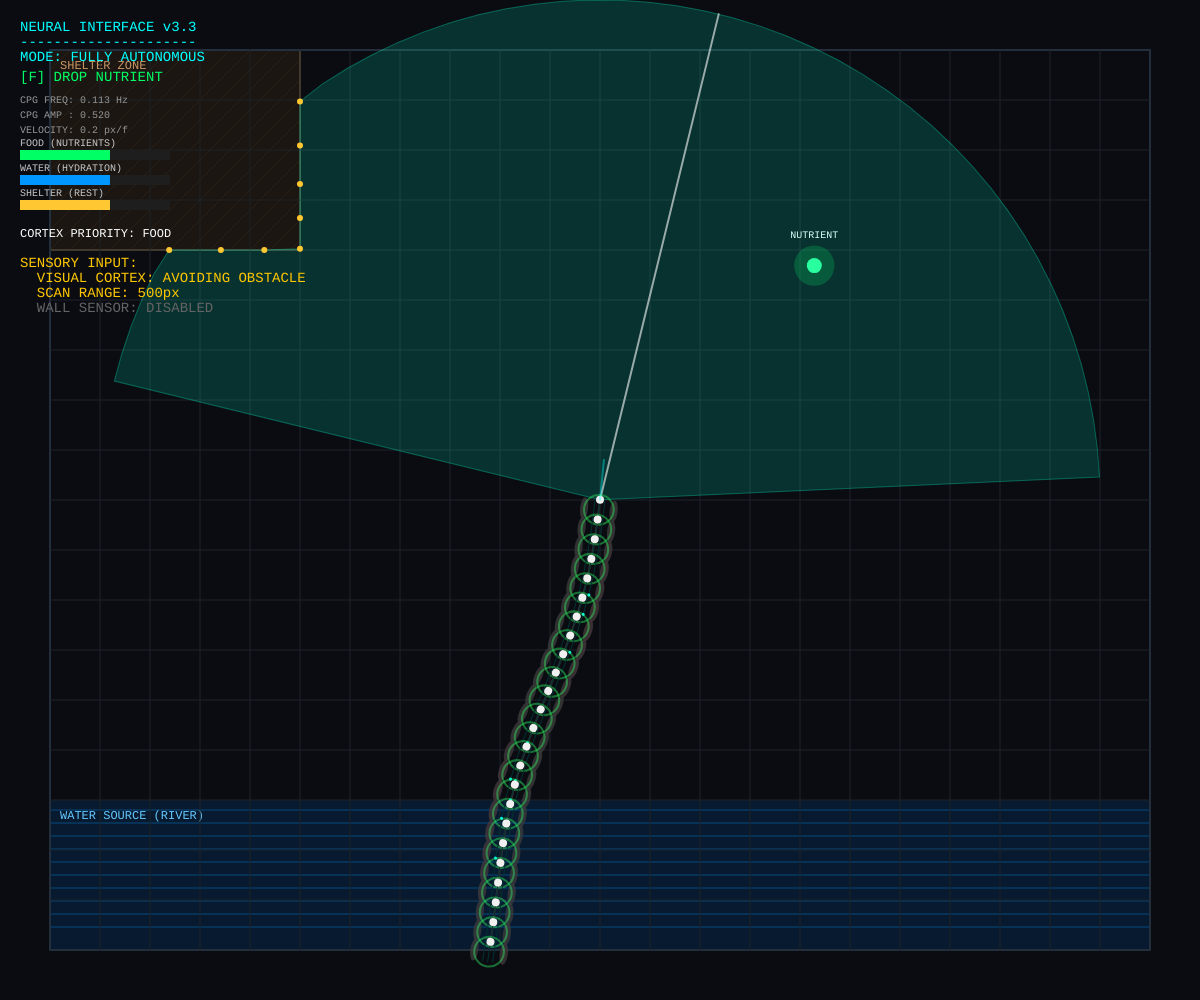
Frame 1 (no input)
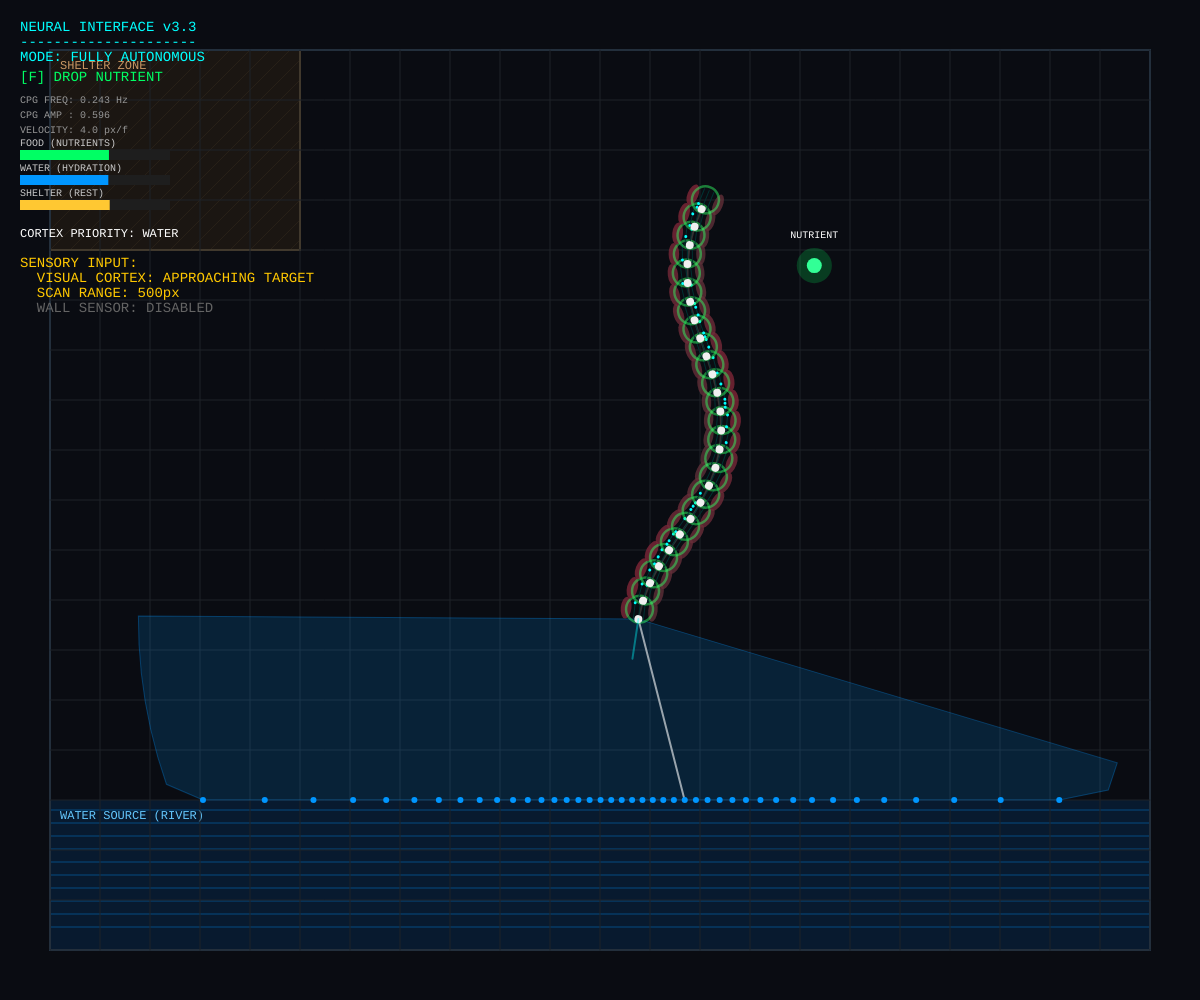
Frame 60 (no input)
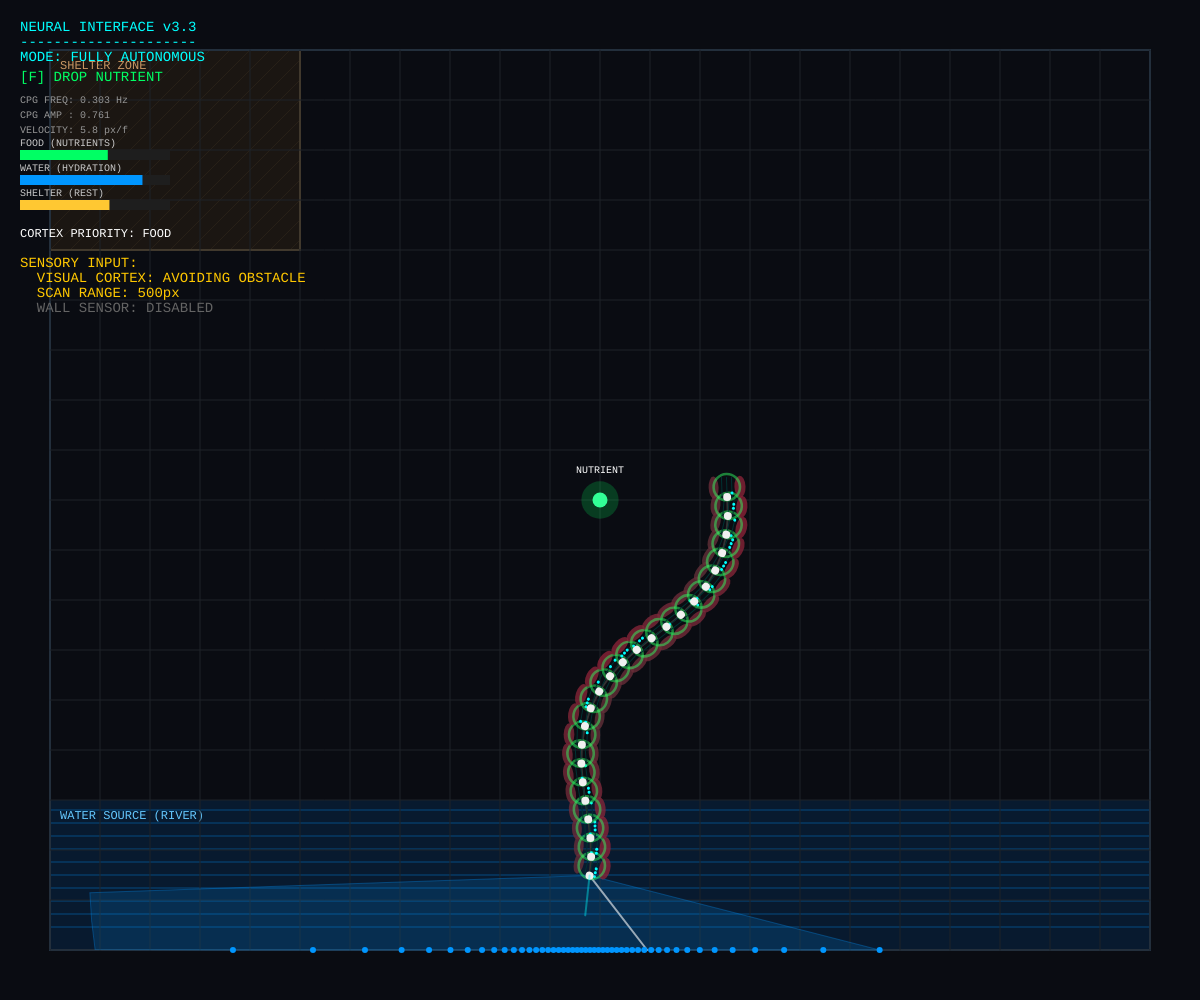
Frame 120 (the mouse pressed at the canvas centre since frame 60)

The p5.js sketch that drew these frames (run headless with seeded random() and noise() and a simulated clock; from frame 60 on, the mouse is pressed at the canvas centre):

// p5.js sketch
// ── sketch.js
let snake;
let font;

// Biological Needs / Environment objects
let foodPos;
let riverZone;
let shelterZone;

function setup() {
  createCanvas(windowWidth, windowHeight);

  // Define Environment Zones
  riverZone = { x: 50, y: height - 200, w: width - 100, h: 150 };
  shelterZone = { x: 50, y: 50, w: 250, h: 200 };
  spawnFood();

  // Create a snake with 24 segments, segment length 20
  snake = new Snake(24, 20);
  textFont('Courier New');
}

function spawnFood() {
  let margin = 100;
  let x = random(margin, width - margin);
  let y = random(margin, height - margin);
  foodPos = createVector(x, y);
}

function draw() {
  background(10, 12, 18);

  // Draw Environment (River, Shelter, Boundary)
  drawEnvironment();

  // Draw Food
  drawFood();

  // Update Snake (Autonomous)
  snake.update();
  snake.show();

  drawInterface();
}

function windowResized() {
  resizeCanvas(windowWidth, windowHeight);
  riverZone = { x: 50, y: height - 200, w: width - 100, h: 150 };
  // Note: Snake bounds are dynamic in update loop, so no extra resize logic needed for snake
}

function keyPressed() {
  // Press 'F' to drop nutrients in front of the snake
  if (key === 'f' || key === 'F') {
    dropFoodInFront();
  }
}

function mousePressed() {
  // Also allow clicking to place food manually
  foodPos = createVector(mouseX, mouseY);
}

function dropFoodInFront() {
  if (!snake) return;

  // Calculate position in front of snake
  let dropDistance = 200;
  let dropVector = p5.Vector.fromAngle(snake.heading);
  dropVector.mult(dropDistance);
  dropVector.add(snake.pos);

  // Constrain to "Lab" walls
  dropVector.x = constrain(dropVector.x, 60, width - 60);
  dropVector.y = constrain(dropVector.y, 60, height - 60);

  foodPos = dropVector;

  // Visual feedback ring
  stroke(255);
  noFill();
  ellipse(foodPos.x, foodPos.y, 100, 100);
}

function drawEnvironment() {
  // 1. Draw River (Water Source)
  noStroke();
  fill(0, 100, 200, 40);
  rect(riverZone.x, riverZone.y, riverZone.w, riverZone.h);

  // River flow visual effect
  stroke(0, 150, 255, 50);
  strokeWeight(2);
  let time = millis() * 0.001;
  for (let i = 0; i < 10; i++) {
    let y = map(i, 0, 10, riverZone.y + 10, riverZone.y + riverZone.h - 10);
    let xOffset = sin(time + i) * 20;
    line(riverZone.x, y, riverZone.x + riverZone.w, y);
  }

  // 2. Draw Shelter (Box)
  fill(40, 30, 20, 150); // Dark cave-like
  stroke(100, 80, 50);
  strokeWeight(2);
  rect(shelterZone.x, shelterZone.y, shelterZone.w, shelterZone.h);

  // Shelter hatching
  stroke(100, 80, 50, 50);
  strokeWeight(1);
  for(let i = 0; i < shelterZone.w + shelterZone.h; i+=20) {
     let x1 = shelterZone.x + i;
     let y1 = shelterZone.y;
     let x2 = shelterZone.x;
     let y2 = shelterZone.y + i;
     // Clip lines to box
     if (x1 > shelterZone.x + shelterZone.w) {
       y1 += (x1 - (shelterZone.x + shelterZone.w));
       x1 = shelterZone.x + shelterZone.w;
     }
     if (y2 > shelterZone.y + shelterZone.h) {
       x2 += (y2 - (shelterZone.y + shelterZone.h));
       y2 = shelterZone.y + shelterZone.h;
     }
     line(x1, y1, x2, y2);
  }

  noStroke();
  fill(200, 150, 100);
  textSize(12);
  textAlign(LEFT, TOP);
  text("SHELTER ZONE", shelterZone.x + 10, shelterZone.y + 10);

  fill(100, 200, 255);
  text("WATER SOURCE (RIVER)", riverZone.x + 10, riverZone.y + 10);

  // 3. Draw the bounding box (Lab Walls)
  stroke(40, 60, 80);
  strokeWeight(2);
  noFill();
  rect(50, 50, width - 100, height - 100);

  // Grid lines for "lab" feel
  stroke(30, 35, 40);
  strokeWeight(1);
  for(let x = 50; x <= width - 50; x += 50) line(x, 50, x, height - 50);
  for(let y = 50; y <= height - 50; y += 50) line(50, y, width - 50, y);
}

function drawFood() {
  if (!foodPos) return;

  // Pulsing organic food
  let pulse = sin(millis() * 0.005) * 5;
  noStroke();

  // Outer glow
  fill(0, 255, 100, 50);
  ellipse(foodPos.x, foodPos.y, 40 + pulse, 40 + pulse);

  // Core
  fill(50, 255, 150);
  ellipse(foodPos.x, foodPos.y, 15, 15);

  fill(255);
  textAlign(CENTER, CENTER);
  textSize(10);
  text("NUTRIENT", foodPos.x, foodPos.y - 30);
}

function drawInterface() {
  // HUD
  fill(0, 255, 255);
  noStroke();
  textSize(14);
  textAlign(LEFT, TOP);
  text("NEURAL INTERFACE v3.3", 20, 20);
  text("---------------------", 20, 35);
  text("MODE: FULLY AUTONOMOUS", 20, 50);

  // Controls
  fill(0, 255, 100);
  text("[F] DROP NUTRIENT", 20, 70);

  // CPG Stats (Internal)
  fill(150);
  textSize(10);
  text(`CPG FREQ: ${snake.cpg.freq.toFixed(3)} Hz`, 20, 95);
  text(`CPG AMP : ${snake.cpg.amp.toFixed(3)}`, 20, 110);
  text(`VELOCITY: ${snake.speed.toFixed(1)} px/f`, 20, 125);

  // --- BIO NEEDS BARS ---
  let barX = 20;
  let barY = 150;
  let barW = 150;
  let barH = 10;
  let spacing = 25;

  drawBar(barX, barY, barW, barH, snake.needs.food, "FOOD (NUTRIENTS)", color(0, 255, 100));
  drawBar(barX, barY + spacing, barW, barH, snake.needs.water, "WATER (HYDRATION)", color(0, 150, 255));
  drawBar(barX, barY + spacing * 2, barW, barH, snake.needs.shelter, "SHELTER (REST)", color(255, 200, 50));

  // Current Priority
  fill(255);
  textSize(12);
  text(`CORTEX PRIORITY: ${snake.currentPriority.toUpperCase()}`, 20, 240);

  // Sensory Info
  fill(255, 200, 0);
  textSize(14);
  text("SENSORY INPUT:", 20, 270);
  let status = "CLEAR";
  if (snake.vision.detected) {
    status = "OBJECT DETECTED";
    // Check if we are ignoring the object due to needs
    let ignoring = true;
    for(let p of snake.vision.points) {
      if (p.type === 'wall') ignoring = false;
      if (p.type === 'water' && snake.currentPriority !== 'water') ignoring = false;
      if (p.type === 'shelter' && snake.currentPriority !== 'shelter') ignoring = false;
    }
    if (ignoring) status = "APPROACHING TARGET";
    else status = "AVOIDING OBSTACLE";
  }

  text(`  VISUAL CORTEX: ${status}`, 20, 285);
  text(`  SCAN RANGE: ${snake.vision.dist}px`, 20, 300);

  fill(100, 100, 100);
  text("  WALL SENSOR: DISABLED", 20, 315);
}

function drawBar(x, y, w, h, val, label, col) {
  // Label
  noStroke();
  fill(200);
  textSize(10);
  textAlign(LEFT, BOTTOM);
  text(label, x, y - 2);

  // Background
  fill(30);
  rect(x, y, w, h);

  // Fill
  fill(col);
  let fillW = map(val, 0, 100, 0, w);
  rect(x, y, fillW, h);

  // Warning flash if low
  if (val < 20 && frameCount % 30 < 15) {
    noFill();
    stroke(255, 0, 0);
    strokeWeight(2);
    rect(x - 2, y - 2, w + 4, h + 4);
  }
}

// ------------------------------------------------------------------
// BIOLOGICAL SIMULATION CLASSES
// ------------------------------------------------------------------

class Snake {
  constructor(numSegments, segLength) {
    this.segments = [];
    this.numSegments = numSegments;
    this.segLength = segLength;
    this.time = 0;

    // Locomotion Physics
    this.pos = createVector(windowWidth / 2, windowHeight / 2);
    this.heading = random(TWO_PI);
    this.speed = 0;
    this.margin = 60;

    // Internal Central Pattern Generator State
    this.cpg = {
      freq: 0.1,
      amp: 0.5,
      targetFreq: 0.1,
      targetAmp: 0.5
    };

    // Biological Needs (0 - 100)
    this.needs = {
      food: 60,
      water: 60,
      shelter: 60
    };

    this.currentPriority = "wandering";

    // Perception System
    this.vision = {
      dist: 500,
      fov: PI / 1.1,
      detected: false,
      scanT: 0,
      points: [],       // Stores {pos, type}
      readings: []      // Store ray readings for visualization {angle, dist, type}
    };

    for (let i = 0; i < numSegments; i++) {
      this.segments.push(new Vertebra(i, segLength));
    }
  }

  update() {
    // 1. Determine Needs & Priority
    this.evaluateNeeds();

    // 2. Adjust CPG (Brain) based on priority
    this.adjustCPG();

    // 3. Propagate Neural Signals & Physics
    this.time += this.cpg.freq;
    this.vision.scanT += 0.1;

    // Decay needs based on exertion
    this.updateMetabolism();

    // Steering Logic
    this.handleSteering();

    // Locomotion Physics (Muscles driving Speed)
    this.handleLocomotion();

    // Sensory Processing
    this.processVision();

    // Body Kinematics
    this.updateBody();
  }

  evaluateNeeds() {
    let sortedNeeds = [
      {type: 'food', val: this.needs.food},
      {type: 'water', val: this.needs.water},
      {type: 'shelter', val: this.needs.shelter}
    ].sort((a,b) => a.val - b.val);

    this.currentPriority = sortedNeeds[0].type;

    // If all needs are relatively high, just wander
    if (sortedNeeds[0].val > 80) this.currentPriority = 'wandering';
  }

  adjustCPG() {
    // Default wandering state
    let tf = 0.15; // Target Freq
    let ta = 0.4;  // Target Amp

    if (this.currentPriority === 'food') {
      // Hunt: Fast, high energy
      tf = 0.35;
      ta = 0.9;
    } else if (this.currentPriority === 'water') {
      // Travel: Steady, efficient
      tf = 0.25;
      ta = 0.6;
    } else if (this.currentPriority === 'shelter') {
      // Tired: Slow, dragging
      tf = 0.1;
      ta = 0.3;
    }

    // Check if actually inside the shelter to rest
    let inShelter = (this.pos.x > shelterZone.x && this.pos.x < shelterZone.x + shelterZone.w &&
                     this.pos.y > shelterZone.y && this.pos.y < shelterZone.y + shelterZone.h);

    if (inShelter && this.currentPriority === 'shelter') {
      tf = 0.02; // Barely moving (sleeping)
      ta = 0.1;
    }

    // Smoothly interpolate CPG values (Neuroplasticity/Reaction time)
    this.cpg.freq = lerp(this.cpg.freq, tf, 0.05);
    this.cpg.amp = lerp(this.cpg.amp, ta, 0.05);
  }

  handleSteering() {
    let target = createVector(width/2, height/2);

    // Set Target based on priority
    if(this.currentPriority === 'food' && foodPos) {
      target = foodPos.copy();
    } else if (this.currentPriority === 'water') {
      target = createVector(riverZone.x + riverZone.w/2, riverZone.y + riverZone.h/2);
    } else if (this.currentPriority === 'shelter') {
      target = createVector(shelterZone.x + shelterZone.w/2, shelterZone.y + shelterZone.h/2);
    } else if (this.currentPriority === 'wandering') {
      // Perlin noise wandering target
      target = createVector(
        noise(this.time * 0.1) * width,
        noise(this.time * 0.1 + 1000) * height
      );
    }

    // Calculate desired heading to target
    let desired = p5.Vector.sub(target, this.pos);
    let desiredHeading = desired.heading();

    // Smooth Steering
    let angleDiff = desiredHeading - this.heading;
    while (angleDiff < -PI) angleDiff += TWO_PI;
    while (angleDiff > PI) angleDiff -= TWO_PI;

    // Obstacle Avoidance Override
    if (this.vision.detected) {
      let avoidVec = createVector(0,0);
      let count = 0;

      for(let p of this.vision.points) {
        // Determine if we should avoid this point
        let shouldAvoid = true;

        // Don't avoid water if we are thirsty
        if (p.type === 'water' && this.currentPriority === 'water') shouldAvoid = false;
        // Don't avoid shelter if we need rest
        if (p.type === 'shelter' && this.currentPriority === 'shelter') shouldAvoid = false;

        if (shouldAvoid) {
          avoidVec.add(p.pos);
          count++;
        }
      }

      if (count > 0) {
        avoidVec.div(count);
        let avoidDir = p5.Vector.sub(this.pos, avoidVec);
        let avoidHeading = avoidDir.heading();

        let avoidDiff = avoidHeading - this.heading;
        while (avoidDiff < -PI) avoidDiff += TWO_PI;
        while (avoidDiff > PI) avoidDiff -= TWO_PI;

        angleDiff = avoidDiff * 2.5; // Stronger avoidance
      }
    }

    // Turn rate limit based on speed (higher speed = wider turn radius)
    let turnRate = map(this.speed, 0, 10, 0.1, 0.03);
    this.heading += constrain(angleDiff, -turnRate, turnRate);
  }

  handleLocomotion() {
    // Propulsion is generated by the muscles (Function of Freq * Amp)
    let muscleOutput = this.cpg.freq * this.cpg.amp;

    // Physical fatigue
    let fatigue = (300 - (this.needs.food + this.needs.water + this.needs.shelter)) / 300;
    let efficiency = map(fatigue, 0, 1, 1.0, 0.3);

    // Base speed derived from muscle output
    let targetSpeed = muscleOutput * 40 * efficiency;

    this.speed = lerp(this.speed, targetSpeed, 0.1);

    // Apply Velocity
    let vel = p5.Vector.fromAngle(this.heading);
    vel.mult(this.speed);
    this.pos.add(vel);

    // Wall Bouncing (Physical Limits)
    let hitWall = false;
    let v = p5.Vector.fromAngle(this.heading);

    if (this.pos.x < this.margin) { this.pos.x = this.margin; if (v.x < 0) v.x *= -1; hitWall = true; }
    else if (this.pos.x > width - this.margin) { this.pos.x = width - this.margin; if (v.x > 0) v.x *= -1; hitWall = true; }

    if (this.pos.y < this.margin) { this.pos.y = this.margin; if (v.y < 0) v.y *= -1; hitWall = true; }
    else if (this.pos.y > height - this.margin) { this.pos.y = height - this.margin; if (v.y > 0) v.y *= -1; hitWall = true; }

    if (hitWall) this.heading = v.heading();
  }

  updateBody() {
    // --- NEURAL SIGNAL PROPAGATION ---
    for (let i = 0; i < this.segments.length; i++) {
      let seg = this.segments[i];

      // Phase shift creates the traveling wave
      let phase = this.time - (i * 0.3);
      let signalBase = Math.sin(phase) * this.cpg.amp;

      let leftSignal = signalBase > 0 ? signalBase : 0;
      let rightSignal = signalBase < 0 ? -signalBase : 0;

      let bracingSignal = (Math.sin(this.time * 2) + 1) * 0.2 * this.cpg.amp;

      seg.neurons.left.stimulate(leftSignal);
      seg.neurons.right.stimulate(rightSignal);
      seg.neurons.top.stimulate(bracingSignal);
      seg.neurons.bottom.stimulate(bracingSignal);

      seg.updateBiology();
    }

    // --- KINEMATICS ---
    // Head matches physics position
    this.segments[0].pos.set(this.pos.x, this.pos.y);
    let headWiggle = Math.sin(this.time) * this.cpg.amp * 0.3;
    this.segments[0].angle = this.heading + headWiggle;

    // Follow the leader
    for (let i = 1; i < this.segments.length; i++) {
      let prev = this.segments[i - 1];
      let curr = this.segments[i];

      // Muscle tension affects bend
      let bendForce = (curr.muscles.right.tension - curr.muscles.left.tension);
      let bendAngle = bendForce * 0.8;

      curr.angle = prev.angle + bendAngle;

      let dx = Math.cos(curr.angle) * this.segLength;
      let dy = Math.sin(curr.angle) * this.segLength;

      let compression = 1.0 - (curr.muscles.top.tension + curr.muscles.bottom.tension) * 0.2;
      curr.pos.set(prev.pos.x - dx * compression, prev.pos.y - dy * compression);
    }
  }

  updateMetabolism() {
    let effort = (this.cpg.freq * 5) + (this.cpg.amp * 0.5);

    // SIGNIFICANTLY REDUCED DEPLETION RATES (approx 10x slower)
    this.needs.food -= 0.005 + (effort * 0.005);
    this.needs.water -= 0.008 + (effort * 0.008);
    this.needs.shelter -= 0.003;

    // Interactions
    let d = dist(this.pos.x, this.pos.y, foodPos.x, foodPos.y);
    if (d < 40) {
      this.needs.food = min(this.needs.food + 40, 100);
      spawnFood();
    }

    if (this.pos.x > riverZone.x && this.pos.x < riverZone.x + riverZone.w &&
        this.pos.y > riverZone.y && this.pos.y < riverZone.y + riverZone.h) {
      this.needs.water = min(this.needs.water + 1.5, 100); // Drink faster
    }

    if (this.pos.x > shelterZone.x && this.pos.x < shelterZone.x + shelterZone.w &&
        this.pos.y > shelterZone.y && this.pos.y < shelterZone.y + shelterZone.h) {
      this.needs.shelter = min(this.needs.shelter + 1.0, 100); // Rest
    }

    this.needs.food = constrain(this.needs.food, 0, 100);
    this.needs.water = constrain(this.needs.water, 0, 100);
    this.needs.shelter = constrain(this.needs.shelter, 0, 100);
  }

  processVision() {
    this.vision.detected = false;
    this.vision.points = [];
    this.vision.readings = [];

    // Increased ray count for better shape resolution
    let rayCount = 50;
    let startAngle = this.heading - this.vision.fov / 2;

    for (let i = 0; i <= rayCount; i++) {
      let angle = map(i, 0, rayCount, startAngle, startAngle + this.vision.fov);
      let result = this.castRay(this.pos, angle, this.vision.dist);

      // Store reading for drawing the polygon
      this.vision.readings.push({
        angle: angle - this.heading, // Relative angle for drawing
        dist: result.dist,
        type: result.type
      });

      // Detection logic
      if (result.dist < this.vision.dist - 0.1) {
        this.vision.detected = true;
        let v = p5.Vector.fromAngle(angle);
        v.mult(result.dist);
        v.add(this.pos);
        // Store point with type for intelligent steering
        this.vision.points.push({ pos: v, type: result.type });
      }
    }
  }

  castRay(origin, angle, maxDist) {
    let dir = p5.Vector.fromAngle(angle);
    let minDist = maxDist;
    let hitType = 'clear';

    // 1. Check Lab Walls (Enclosing Box) - DISABLED FOR SENSOR
    // The snake will still physically bounce off walls in handleLocomotion,
    // but the sensor "eye" will not see them.
    /*
    let wall = 50;
    if (dir.x !== 0) {
      let targetX = dir.x > 0 ? width - wall : wall;
      let d = (targetX - origin.x) / dir.x;
      if (d > 0 && d < minDist) { minDist = d; hitType = 'wall'; }
    }
    if (dir.y !== 0) {
      let targetY = dir.y > 0 ? height - wall : wall;
      let d = (targetY - origin.y) / dir.y;
      if (d > 0 && d < minDist) { minDist = d; hitType = 'wall'; }
    }
    */

    // 2. Check Environment Objects (River, Shelter)
    // Helper Slab method for Ray-AABB intersection
    const checkRect = (rect, type) => {
      // Avoid division by zero
      let dx = (Math.abs(dir.x) < 0.000001) ? 0.000001 : dir.x;
      let dy = (Math.abs(dir.y) < 0.000001) ? 0.000001 : dir.y;

      let t1 = (rect.x - origin.x) / dx;
      let t2 = (rect.x + rect.w - origin.x) / dx;
      let t3 = (rect.y - origin.y) / dy;
      let t4 = (rect.y + rect.h - origin.y) / dy;

      let tmin = Math.max(Math.min(t1, t2), Math.min(t3, t4));
      let tmax = Math.min(Math.max(t1, t2), Math.max(t3, t4));

      // Check if intersection is valid
      if (tmax >= 0 && tmin <= tmax) {
        // If tmin < 0, we are inside the object, so the intersection is at tmax (exit)
        // If tmin > 0, we are outside, intersection is at tmin (entry)
        let d = (tmin < 0) ? tmax : tmin;

        if (d < minDist) {
          minDist = d;
          hitType = type;
        }
      }
    };

    checkRect(riverZone, 'water');
    checkRect(shelterZone, 'shelter');

    return { dist: minDist, type: hitType };
  }

  show() {
    this.drawVisionCone();
    for (let i = 0; i < this.segments.length - 1; i++) {
      let s1 = this.segments[i];
      let s2 = this.segments[i+1];
      stroke(50);
      strokeWeight(2);
      line(s1.pos.x, s1.pos.y, s2.pos.x, s2.pos.y);
    }
    for (let s of this.segments) s.show();

    // Head Direction
    push();
    translate(this.pos.x, this.pos.y);
    rotate(this.heading);
    stroke(0, 255, 255, 100);
    line(0, 0, 40, 0);
    pop();
  }

  drawVisionCone() {
    push();
    translate(this.pos.x, this.pos.y);
    rotate(this.heading);

    // Determine color based on what is mostly seen
    let primaryType = 'clear';
    let wallCount = 0;
    let waterCount = 0;
    let shelterCount = 0;

    for(let r of this.vision.readings) {
      if(r.type === 'wall') wallCount++;
      if(r.type === 'water') waterCount++;
      if(r.type === 'shelter') shelterCount++;
    }

    // Color logic
    let coneColor = color(0, 255, 200); // Default
    if (wallCount > this.vision.readings.length / 3) coneColor = color(255, 50, 50); // Warning
    if (waterCount > this.vision.readings.length / 3) coneColor = color(0, 150, 255); // Water detected
    if (shelterCount > this.vision.readings.length / 3) coneColor = color(255, 200, 50); // Shelter detected

    if (this.vision.detected) {
      fill(red(coneColor), green(coneColor), blue(coneColor), 40);
      stroke(red(coneColor), green(coneColor), blue(coneColor), 80);
    } else {
      fill(0, 255, 200, 20);
      stroke(0, 255, 200, 40);
    }

    strokeWeight(1);

    // Draw the vision field as a polygon clipped by environment
    beginShape();
    vertex(0, 0);
    for (let r of this.vision.readings) {
      let rx = cos(r.angle) * r.dist;
      let ry = sin(r.angle) * r.dist;
      vertex(rx, ry);
    }
    vertex(0, 0);
    endShape(CLOSE);

    // Scanning line effect
    let scanAngle = map(sin(this.vision.scanT), -1, 1, -this.vision.fov/2, this.vision.fov/2);
    // Cast a specific ray for the scanner line
    let scanResult = this.castRay(this.pos, this.heading + scanAngle, this.vision.dist);

    stroke(255, 255, 255, 150);
    strokeWeight(2);
    line(0, 0, cos(scanAngle) * scanResult.dist, sin(scanAngle) * scanResult.dist);

    pop();

    // Draw intersection points in world space
    if (this.vision.detected) {
      noStroke();
      for (let p of this.vision.points) {
        if(p.type === 'wall') fill(255, 50, 50);
        else if(p.type === 'water') fill(0, 150, 255);
        else if(p.type === 'shelter') fill(255, 200, 50);
        else fill(255, 200, 0);

        ellipse(p.pos.x, p.pos.y, 6, 6);
      }
    }
  }
}

class Vertebra {
  constructor(index, len) {
    this.index = index;
    this.len = len;
    this.pos = createVector(0, 0);
    this.angle = 0;

    this.neurons = { left: new Neuron(), right: new Neuron(), top: new Neuron(), bottom: new Neuron() };
    this.muscles = { left: new Muscle(), right: new Muscle(), top: new Muscle(), bottom: new Muscle() };
  }

  updateBiology() {
    this.muscles.left.update(this.neurons.left.outputLevel);
    this.muscles.right.update(this.neurons.right.outputLevel);
    this.muscles.top.update(this.neurons.top.outputLevel);
    this.muscles.bottom.update(this.neurons.bottom.outputLevel);
    Object.values(this.neurons).forEach(n => n.update());
  }

  show() {
    push();
    translate(this.pos.x, this.pos.y);
    rotate(this.angle);

    let baseSize = 30;
    let vScale = 1.0 - (this.muscles.top.tension + this.muscles.bottom.tension) * 0.4;
    let size = baseSize * vScale;

    this.drawNervePath(-10, -5, this.neurons.left);
    this.drawNervePath(-10, 5, this.neurons.right);
    this.drawNervePath(0, 0, this.neurons.top);

    this.drawMuscle(0, -size/2, this.muscles.left, 'left');
    this.drawMuscle(0, size/2, this.muscles.right, 'right');
    this.drawCoreMuscle(size, this.muscles.top, this.muscles.bottom);

    noStroke();
    fill(240);
    ellipse(0, 0, 8, 8);
    pop();
  }

  drawNervePath(xOffset, yOffset, neuron) {
    stroke(0, 50, 50);
    strokeWeight(1);
    line(-this.len, yOffset, 0, yOffset);
    if (neuron.spikes.length > 0) {
      noStroke();
      fill(0, 255, 255);
      for (let spikePos of neuron.spikes) {
        let px = map(spikePos, 0, 1, -this.len, 0);
        ellipse(px, yOffset, 3, 3);
      }
    }
  }

  drawMuscle(x, y, muscle, side) {
    let tension = muscle.tension;
    let r = lerp(60, 255, tension);
    let g = lerp(60, 0, tension);
    let b = lerp(60, 50, tension);
    fill(r, g, b, 200);
    noStroke();
    let w = this.len * 1.1;
    let h = 8 + (tension * 8);
    ellipse(x - this.len/2, y, w, h);
  }

  drawCoreMuscle(size, mTop, mBottom) {
    let tension = (mTop.tension + mBottom.tension) / 2;
    strokeWeight(2 + tension * 4);
    stroke(50, 255, 100, 100 + tension * 155);
    noFill();
    ellipse(-this.len/2, 0, size, size);
  }
}

class Neuron {
  constructor() {
    this.outputLevel = 0;
    this.spikes = [];
  }
  stimulate(signalLevel) {
    this.outputLevel = signalLevel;
    if (signalLevel > 0.05 && Math.random() < signalLevel * 0.8) this.fire();
  }
  fire() { this.spikes.push(0); }
  update() {
    let conductionVelocity = 0.2;
    for (let i = this.spikes.length - 1; i >= 0; i--) {
      this.spikes[i] += conductionVelocity;
      if (this.spikes[i] > 1.0) this.spikes.splice(i, 1);
    }
  }
}

class Muscle {
  constructor() { this.tension = 0; }
  update(inputSignal) {
    let attack = 0.1;
    let decay = 0.05;
    if (inputSignal > this.tension) this.tension = lerp(this.tension, inputSignal, attack);
    else this.tension = lerp(this.tension, inputSignal, decay);
    this.tension = constrain(this.tension, 0, 1);
  }
}
